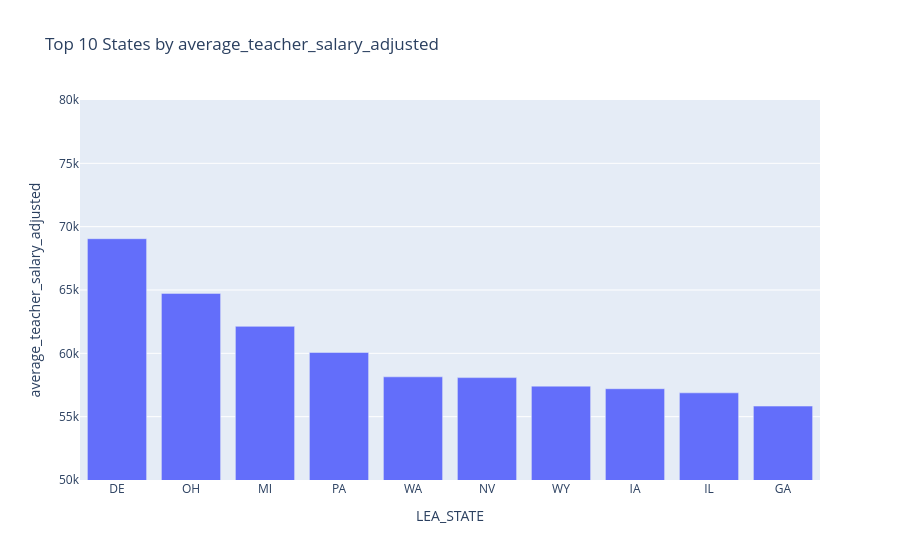

Notebook code cell kept with this figure:
### Code cell
n = 10

# Plot Top N States by Average Teacher Salary Adjusted
plot_feature_by_state('average_teacher_salary_adjusted', n, 50_000, 80_000)

### Figure 1 — Plotly figure (JSON) as saved in the notebook; plotly's stock layout.template omitted (floating-point values rounded to 4 significant figures)
{"data": [{"alignmentgroup": "True", "hovertemplate": "LEA_STATE=%{x}<br>average_teacher_salary_adjusted=%{y}<extra></extra>", "legendgroup": "", "marker": {"color": "#636efa", "pattern": {"shape": ""}}, "name": "", "offsetgroup": "", "orientation": "v", "showlegend": false, "textposition": "auto", "type": "bar", "x": ["DE", "OH", "MI", "PA", "WA", "NV", "WY", "IA", "IL", "GA"], "xaxis": "x", "y": [69050.0, 64730.0, 62130.0, 60070.0, 58140.0, 58080.0, 57410.0, 57210.0, 56880.0, 55840.0], "yaxis": "y"}], "layout": {"barmode": "relative", "legend": {"tracegroupgap": 0}, "title": {"text": "Top 10 States by average_teacher_salary_adjusted"}, "xaxis": {"anchor": "y", "domain": [0, 1], "title": {"text": "LEA_STATE"}}, "yaxis": {"anchor": "x", "domain": [0, 1], "range": [50000, 80000], "title": {"text": "average_teacher_salary_adjusted"}}}}
